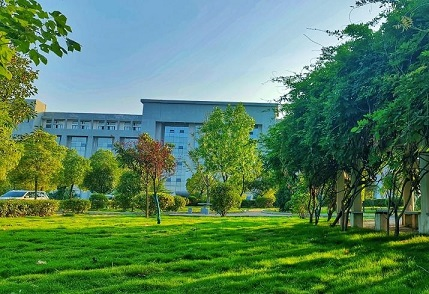
#> input picture py3_digital_image/图像变换/pdsu.jpg, 429 x 294 px
$ python lession_3.py
#> lines starting #> are read from the running program, lines starting #| are printed output that depends on the picture
# 学校某个景色照片为处理图像，利用OpenCV、python工具和所学内容，
# 进行图像算术变换、逻辑变换、几何变换和傅里叶变换和反变换编程实现。上传变换结果和程序源码！
import  cv2
from matplotlib import pyplot as plt

image = cv2.imread("../图像变换/pdsu.jpg")
#> image is the input picture: shape (294, 429, 3); mean B, G, R 91.5, 128.3, 84.7

#转换颜色通道
b,g,r=cv2.split(image)
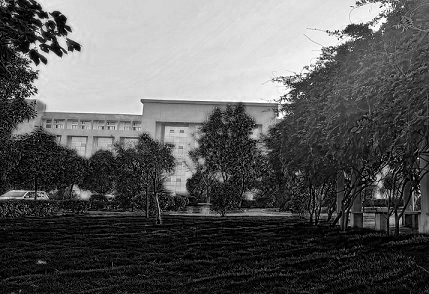
#> b: shape (294, 429); min 0, max 255, mean 91.5
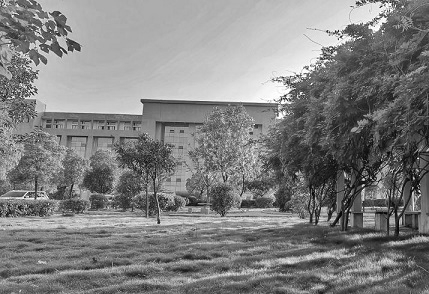
#> g: shape (294, 429); min 1, max 255, mean 128.3
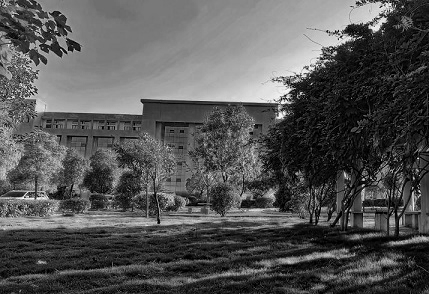
#> r: shape (294, 429); min 0, max 255, mean 84.7
image=cv2.merge([r,g,b])

img_level=cv2.flip(image,1)    #水平翻转
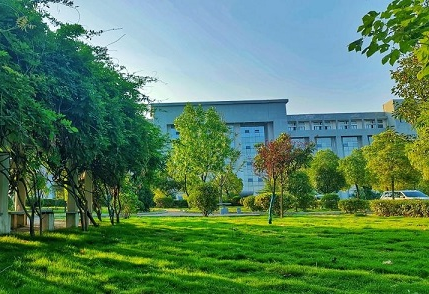
#> img_level: shape (294, 429, 3); mean R, G, B 84.7, 128.3, 91.5
img_vertical=cv2.flip(image,0)
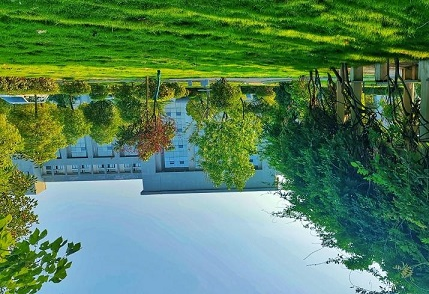
#> img_vertical: shape (294, 429, 3); mean R, G, B 84.7, 128.3, 91.5
img_vertical_level=cv2.flip(image,-1)
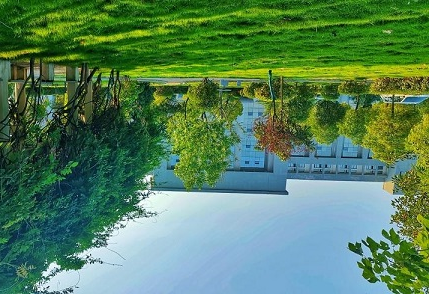
#> img_vertical_level: shape (294, 429, 3); mean R, G, B 84.7, 128.3, 91.5

plt.figure(1)
plt.subplot(221),plt.imshow(image),plt.title("input")
plt.xticks([]),plt.yticks([])
plt.subplot(222),plt.imshow(img_level),plt.title("img_l")
plt.xticks([]),plt.yticks([])
plt.subplot(223),plt.imshow(img_vertical),plt.title("img_v")
plt.xticks([]),plt.yticks([])
plt.subplot(224),plt.imshow(img_vertical_level),plt.title("img_v_l")
plt.xticks([]),plt.yticks([])

plt.show()

$ run again, with py3_digital_image/图像变换/ping.png saved as py3_digital_image/图像变换/pdsu.jpg
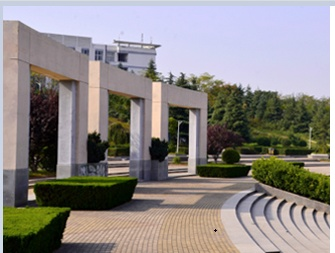
#> input picture py3_digital_image/图像变换/ping.png, 335 x 253 px
#> image is the input picture: shape (253, 335, 3); mean B, G, R 134.6, 136.5, 141.6
#> `img_vertical=cv2.flip(image,0)`:
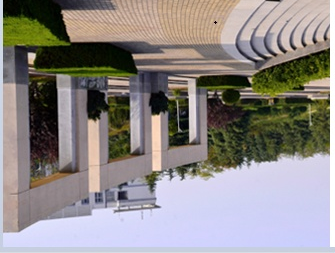
#> img_vertical: shape (253, 335, 3); mean R, G, B 141.6, 136.5, 134.6
#> `img_vertical_level=cv2.flip(image,-1)`:
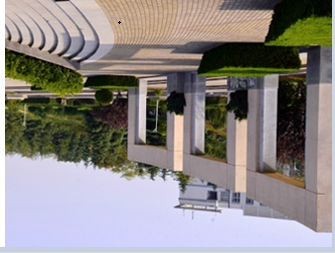
#> img_vertical_level: shape (253, 335, 3); mean R, G, B 141.6, 136.5, 134.6
